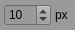
<?xml version="1.0" encoding="UTF-8"?>
<ui version="4.0">
 <class>ToolBarRextandEraseWidget</class>
 <widget class="QWidget" name="ToolBarRextandEraseWidget">
  <property name="geometry">
   <rect>
    <x>0</x>
    <y>0</y>
    <width>75</width>
    <height>29</height>
   </rect>
  </property>
  <property name="windowTitle">
   <string>Form</string>
  </property>
  <property name="styleSheet">
   <string notr="true">background-color: rgb(154, 154, 154);</string>
  </property>
  <layout class="QVBoxLayout" name="verticalLayout">
   <property name="spacing">
    <number>0</number>
   </property>
   <property name="leftMargin">
    <number>0</number>
   </property>
   <property name="topMargin">
    <number>0</number>
   </property>
   <property name="rightMargin">
    <number>0</number>
   </property>
   <property name="bottomMargin">
    <number>0</number>
   </property>
   <item>
    <widget class="QWidget" name="colorWiget" native="true">
     <layout class="QHBoxLayout" name="horizontalLayout_2">
      <property name="spacing">
       <number>4</number>
      </property>
      <property name="leftMargin">
       <number>4</number>
      </property>
      <property name="topMargin">
       <number>4</number>
      </property>
      <property name="rightMargin">
       <number>4</number>
      </property>
      <property name="bottomMargin">
       <number>4</number>
      </property>
      <item>
       <widget class="QSpinBox" name="spinBox">
        <property name="maximum">
         <number>999</number>
        </property>
        <property name="value">
         <number>10</number>
        </property>
       </widget>
      </item>
      <item>
       <widget class="QLabel" name="label">
        <property name="text">
         <string>px</string>
        </property>
       </widget>
      </item>
      <item>
       <spacer name="horizontalSpacer">
        <property name="orientation">
         <enum>Qt::Horizontal</enum>
        </property>
        <property name="sizeHint" stdset="0">
         <size>
          <width>40</width>
          <height>20</height>
         </size>
        </property>
       </spacer>
      </item>
     </layout>
    </widget>
   </item>
  </layout>
 </widget>
 <resources/>
 <connections/>
</ui>
